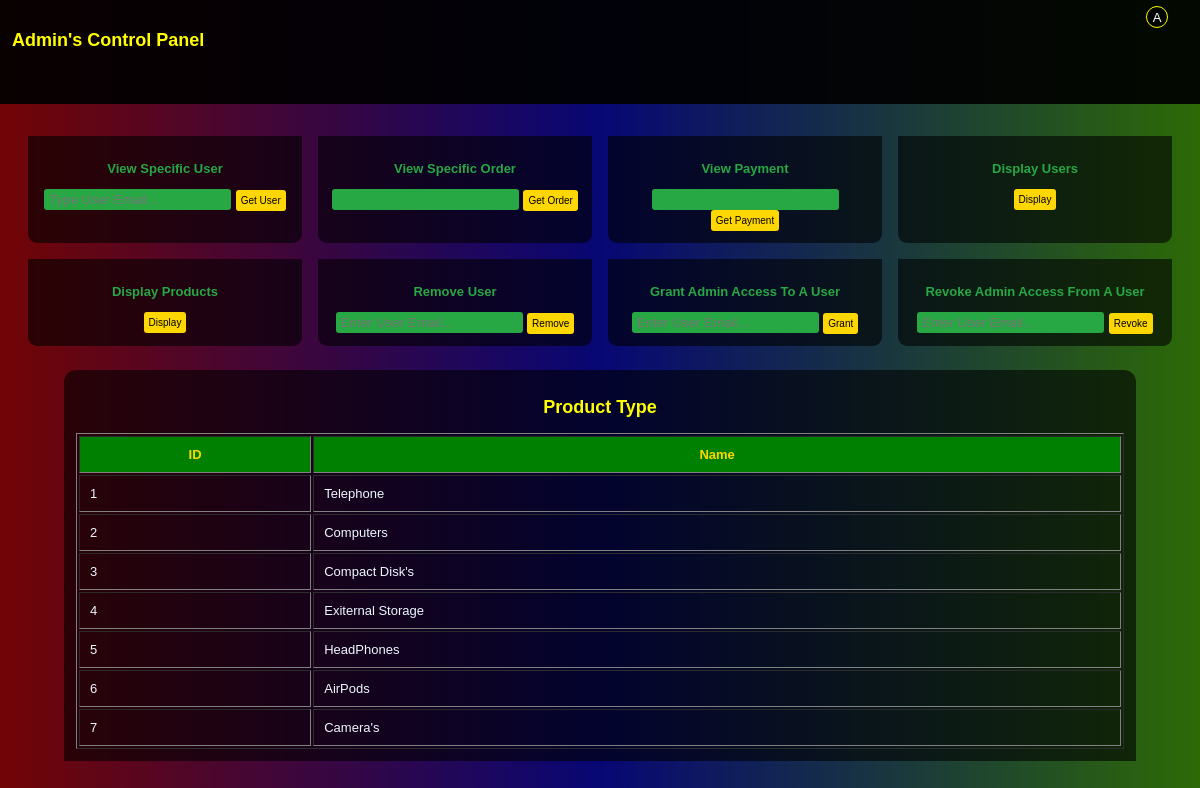
The page /admin/display/product/type (signed in) on the database its author committed.
### tables this page shows
CREATE TABLE product_type(
        id integer primary key autoincrement,
        name text unique not null);

### app.py (the view)
@app.route("/admin/display/product/type/", methods=["GET", "POST"])
@app.route("/admin/display/product/type", methods=["GET", "POST"])
def get_type():
    if "user_id" in session and session.get("user_role") == "Admin":
        conn = get_database()
        cursor = conn.cursor()
        cursor.execute("SELECT * FROM product_type")
        product_type = cursor.fetchall()
        conn.close()
        view_type="Product Type"
        if product_type:
            return render_template("admin.html", logged_in=True, product_type=product_type, view_type=view_type, letter=session["user_name"][0].upper(), name = session["user_name"],role=session["user_role"])
        else:
            flash("No Data Stored", "warning")
            return redirect(url_for("admin"))
    else:
        return redirect(url_for("admin_login"))

### app.py (called while the page is built)
def get_database():
    conn = sqlite3.connect("app.db")
    conn.row_factory = sqlite3.Row
    conn.execute("PRAGMA foreign_keys = ON;")
    return conn

### templates/admin.html (shortened to what this page needs)
<!DOCTYPE html>
<html lang="en">
<head>
    <link rel="stylesheet" href="{{url_for('static', filename='style.css')}}">
</head>
<body id="admin_page">
    <section class="admin_panel">
        <section class="admin_header">
            <h1>Admin's Control Panel</h1>
            <div class="nav">
                <div class="profile">
                    {% if logged_in %}
                    <div class="circle" id="circle" style="background-color: rgb(0,0,0,0.6); border: 1px solid yellow;">
                        <p>{{letter}}</p>
                    </div>
                    {% endif %}
                </div>
        </section>
        <section class="control">
            <div class="box" id="search_user">
                <h1>View Specific User</h1>
                <form action="/admin/user" method="POST">
                    <input type="search" name="email" placeholder="Type User Email..." required>
                    <button>Get User</button>
                </form>
            </div>
            <div class="box" id="view_order">
                <h1>View Specific Order</h1>
                <form action="/view_order" method="post">
                    <input type="search" name="view_order" required>
                    <button>Get Order</button>
                </form>
            </div>
            <div class="box" id="payements">
                <h1>View Payment</h1>
                <form action="/view_payment" method="post">
                    <input type="search" name="view_payment" required>
                    <button>Get Payment</button>
                </form>
            </div>
            <div class="box" id="all_users">
                <h1>Display Users</h1>
                <form action="/admin/display/users" method="post">
                    <button>Display</button>
                </form>
            </div>
            <div class="box" id="all_products">
                <h1>Display Products</h1>
                <form action="/admin/display/products" method="post">
                    <button>Display</button>
                </form>
            </div>
            <div class="box">
                <h1>Remove User</h1>
                <form action="/admin/remove/user" method="post">
                    <input type="email" name="email" id="" required placeholder="Enter User Email...">
                    <button>Remove</button>
                </form>
            </div>
            <div class="box">
                <h1>Grant Admin Access To A User</h1>
                <form action="/admin/grant/admin/access" method="post">
                    <input type="email" name="email" id="" required placeholder="Enter User Email...">
                    <button>Grant</button>
                </form>
            </div>
            <div class="box">
                <h1>Revoke Admin Access From A User</h1>
                <form action="/admin/revoke/admin/access" method="post">
                    <input type="email" name="email" id="" required placeholder="Enter User Email...">
                    <button>Revoke</button>
                </form>
            </div>
        </section>
                    {% if product_type %}
                    <div class="admin_table">
                        <h1>{{view_type}}</h1>
                        <table border="1" cellpadding="10">
                            <tr>
                                <th>ID</th>
                                <th>Name</th>
                            </tr>
                            {% for type in product_type %}
                            <tr>
                                <td>{{ type.id }}</td>
                                <td>{{ type.name }}</td>
                            </tr>
                            {% endfor %}
                        </table>
                        {% endif %}
                    </div>
    </section>
</body>
</html>

### static/style.css (style rules this page uses)
body { margin: 0; padding: 0; font-weight: lighter; font-family: Arial, Helvetica, sans-serif; }
h1 { font-size: small; }
.header .nav .profile .circle, .admin_header .nav .profile .circle { position: absolute; right: 2rem; top: 6px; width: 20px; height: 20px; border-radius: 50%; display: flex; justify-content: center; align-items: center; }
.header .nav .profile .circle p, .admin_header .nav .profile .circle p { color: white; font-size: small; position: relative; }
input, button { border: none; outline: none; padding: 3px; border-radius: 3px; }
#admin_page { background: linear-gradient(90deg, rgb(114, 5, 5), rgb(7, 7, 116), rgb(45, 106, 6)); }
.admin_header { height: 10vh; padding: 12px; position: sticky; top: 0; background-color: rgba(0, 0, 0, 0.922); }
.admin_header h1 { color: yellow; font-size: large; }
.control { padding-top: 2rem; display: flex; justify-content: center; gap: 1rem; margin: 0 auto; flex-wrap: wrap; }
.control .box { width: auto; padding: 12px; background-color: rgba(0, 0, 0, 0.6); border-radius: 0 0 9px 9px; width: 250px; text-align: center; }
.control .box h1 { color: #28a745; }
#admin_page button { border: none; background-color: gold; padding: 5px 5px; font-size: x-small; }
.control .box input { border: none; background-color: #28a745; padding: 3px 5px; outline: none; color: white; }
.admin_table { justify-content: center; display: flex; flex-direction: column; border-radius: 12px 12px 0 0; padding: 12px; margin: 24px 64px; color: aliceblue; text-align: center; background-color: rgb(0, 0, 0, 0.6); }
.admin_table h1 { color: yellow; font-size: large; }
.admin_table table th { background-color: green; color: gold; font-size: small; }
.admin_table table td { font-size: small; text-align: left; color: aliceblue; max-width: 100px; }

### rows shown on the page
product_type: id "1", name "Telephone"
product_type: id "2", name "Computers"
product_type: id "3", name "Compact Disk's"
product_type: id "4", name "Exiternal Storage"
product_type: id "5", name "HeadPhones"
product_type: id "6", name "AirPods"
product_type: id "7", name "Camera's"

### other values the page prints
{{ letter }} "A"
{{ view_type }} "Product Type"
